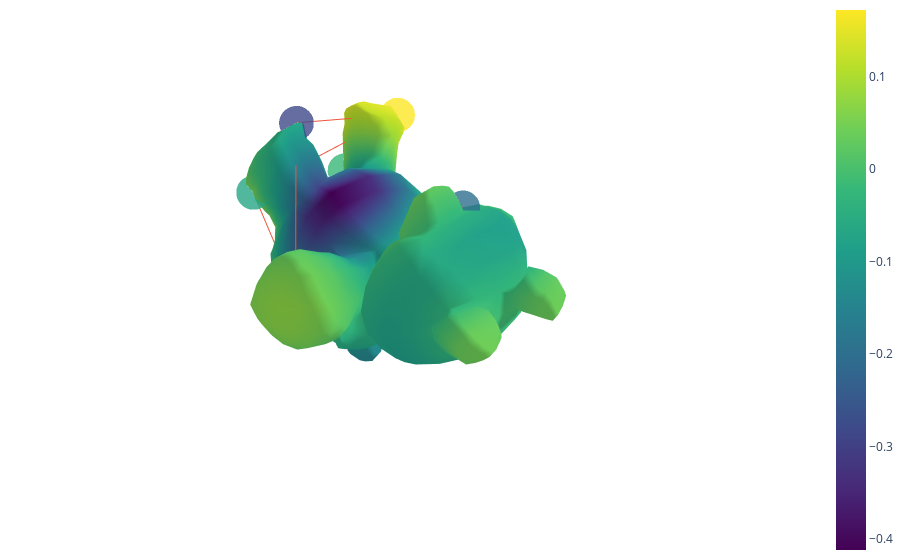

This figure's notebook cell:
### Code cell
prediction_plot = plot_mesh(mesh, vertices_colors=mean_prediction)
data_plot = go.Scatter3d(
    x=mesh.vertices[X.ravel()][:, 0],
    y=mesh.vertices[X.ravel()][:, 1],
    z=mesh.vertices[X.ravel()][:, 2],
    marker=dict(
        size=12,
        color=y.ravel(),                # set color to an array/list of desired values
        colorscale='Viridis',   # choose a colorscale
        opacity=0.8
    )
)
fig = go.Figure(data=[prediction_plot, data_plot])
update_figure(fig)

### Figure 1 — Plotly figure (JSON) as saved in the notebook; plotly's stock layout.template omitted (floating-point values rounded to 4 significant figures; data arrays with more than 128 entries replaced by an {"elided": "..."} marker saying what was removed)
{"data": [{"colorscale": [[0, "#440154"], [0.1111, "#482878"], [0.2222, "#3e4989"], [0.3333, "#31688e"], [0.4444, "#26828e"], [0.5556, "#1f9e89"], [0.6667, "#35b779"], [0.7778, "#6ece58"], [0.8889, "#b5de2b"], [1, "#fde725"]], "i": {"elided": "3192 int values"}, "intensity": {"elided": "1598x1 float values"}, "j": {"elided": "3192 int values"}, "k": {"elided": "3192 int values"}, "type": "mesh3d", "x": {"elided": "1598 float values"}, "y": {"elided": "1598 float values"}, "z": {"elided": "1598 float values"}}, {"marker": {"color": [0.04364, -0.004396, -0.03177, -0.05563, 0.1535, 0.1047, -0.02997, 0.06479, -0.1164, -0.0179], "colorscale": [[0, "#440154"], [0.1111, "#482878"], [0.2222, "#3e4989"], [0.3333, "#31688e"], [0.4444, "#26828e"], [0.5556, "#1f9e89"], [0.6667, "#35b779"], [0.7778, "#6ece58"], [0.8889, "#b5de2b"], [1, "#fde725"]], "opacity": 0.8, "size": 12}, "type": "scatter3d", "x": [9.558, 6.694, 11.84, 3.614, -9.408, 5.641, 4.177, -4.353, -2.742, -3.119], "y": [-17.86, -12.78, -5.975, -16.48, -13.17, -20.65, 0.1085, -18.62, -8.717, 6.6], "z": [7.868, -7.404, 1.958, 13.47, 11.88, 7.118, -1.124, 5.969, -10.22, 8.641]}], "layout": {"margin": {"b": 0, "l": 0, "r": 0, "t": 0}, "paper_bgcolor": "rgba(0,0,0,0)", "plot_bgcolor": "rgba(0,0,0,0)", "scene": {"aspectmode": "cube", "xaxis": {"showbackground": false, "showticklabels": false, "visible": false}, "yaxis": {"showbackground": false, "showticklabels": false, "visible": false}, "zaxis": {"showbackground": false, "showticklabels": false, "visible": false}}}}
